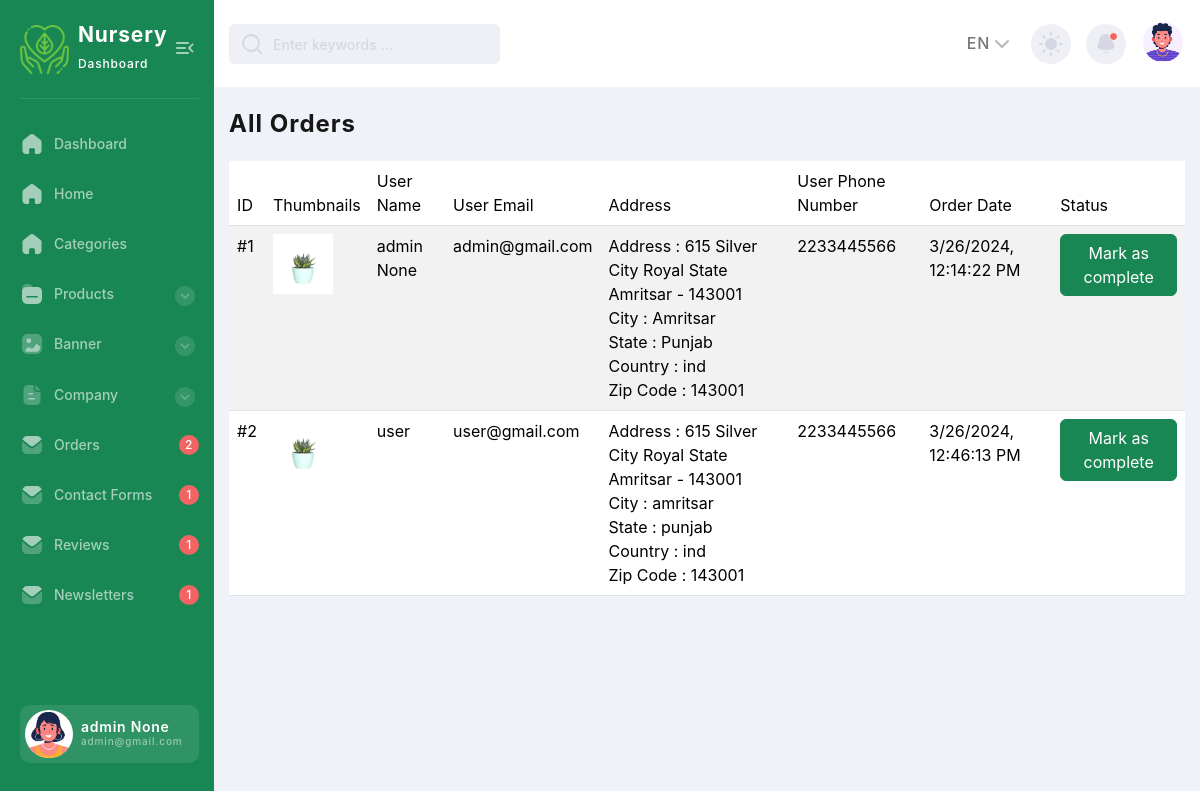
The page /orders/ (signed in) on the database its author committed.
### backend/models.py (models this page shows, shortened)
class Company(models.Model):
    class Meta:
        db_table = "company"
        verbose_name = 'Company'
        verbose_name_plural = 'Companies'
    name = models.CharField(max_length=255)
    description = models.TextField(null=True,blank=True)
    email = models.CharField(max_length = 255)
    phone_number = models.CharField(max_length = 14)
    logo = models.ImageField(upload_to='logo/',null=True,blank=True)
    favicon = models.ImageField(upload_to='favicon/',null=True,blank=True)
    address = models.CharField(max_length = 255,null=True,blank=True)
    currency_symbol = models.TextField(blank=True,default="₹")

class Users(AbstractUser):
    username = None  # Remove the username field
    email = models.EmailField(unique=True)
    first_name = models.CharField(max_length=30)
    last_name = models.CharField(max_length=30,null=True,blank=True)
    date_of_birth = models.DateField(null=True, blank=True)
    USERNAME_FIELD = 'email'
    REQUIRED_FIELDS = ['first_name']  # Add any other required fields
    objects = CustomUserManager()

class Orders(models.Model):
    class Meta:
        db_table = "orders"
        verbose_name = 'Order'
        verbose_name_plural = 'Orders'
    user = models.ForeignKey(Users,on_delete=models.CASCADE)
    address = models.ForeignKey(UserAddress,on_delete = models.CASCADE)
    products = models.TextField()
    total_price = models.CharField(max_length = 255)
    date_time = models.CharField(max_length = 255)
    is_completed = models.BooleanField(default=False,null=True,blank=True)

class Images(models.Model):
    class Meta:
        db_table = 'images'
        managed = True
        verbose_name = 'Image'
        verbose_name_plural = 'Images'
    image = models.ImageField(upload_to='images/')
    product = models.ForeignKey(Products,on_delete=models.CASCADE)

class UserAddress(models.Model):
    class Meta:
        db_table = "UserAddress"
        verbose_name = 'User Address'
        verbose_name_plural = 'User Addresses'
    user = models.ForeignKey(Users,on_delete = models.CASCADE)
    first_name = models.CharField(max_length = 255)
    last_name = models.CharField(max_length = 255,null=True,blank=True)
    email = models.EmailField()
    company_name = models.CharField(max_length= 255,null=True,blank=True)
    address = models.CharField(max_length = 255)
    city = models.CharField(max_length = 255)
    state = models.CharField(max_length=255)
    order_notes = models.TextField(null=True,blank=True)
    country = models.CharField(max_length = 255)
    pin_code = models.CharField(max_length = 20)
    phone_number = models.CharField(max_length = 255)

### backend/views.py (the view)
# urls.py: path('orders/',bViews.AllOrders,name="orders"),
def AllOrders(request):
    if is_loggin(request):
        if is_admin(request):
            orders = Orders.objects.all()
            return render(request,"all/admin-orders.html",{"orders":orders})
        orders = Orders.objects.filter(user = request.user.id)
        return render(request,"all/orders.html",{"orders":orders})
    return redirect('login')

### backend/views.py (called while the page is built)
def is_admin(request):
    if request.user.is_superuser:
        return True
    return False

def is_loggin(request):
    if request.user.is_authenticated:
        return True
    return False

### frontend/templatetags/custom_filter.py (called while the page is built)
@register.filter
def eval_val(value):
    return eval(value)

### backend/templates/all/admin-orders.html (shortened to what this page needs)
{% extends "masters/admin_master.html" %}
{% block page-name %}
  All Orders
{% endblock page-name %}
{% block body %}
{% load custom_filter %}
    <div class="all-products-wrapper">
        <table class="table table-striped">
            <thead>
                <tr>
                    <td>ID</td>
                    <td>Thumbnails</td>
                    <td>User Name</td>
                    <td>User Email</td>
                    <td>Address</td>
                    <td>User Phone Number</td>
                    <td>Order Date</td>
                    <td>Status</td>
                </tr>
            </thead>
            <tbody>
                {% for order in orders %}
                  <tr>
                    <td>#{{order.id}}</td>
                    <td>
                        {% for product_id in order.products|eval_val%}
                        {% for image in first_images  %}
                        {% if image.product.id == product_id %}
                        <img src="/media/{{image.image}}" class="thumbnail" alt="">
                        {% endif %}
                        {% endfor %}
                        {% endfor %}
                    </td>
                    <td>{{order.user.first_name}} {{order.user.last_name}}</td>
                    <td>{{order.address.email}}</td>
                    <td>
                        Address : {{order.address.address}}
                        <br>
                        City : {{order.address.city}}
                        <br>
                        State : {{order.address.state}}
                        <br>
                        Country : {{order.address.country}}
                        <br>
                        Zip Code : {{order.address.pin_code}}
                        <br>
                        </td>
                    <td>{{order.address.phone_number}}</td>
                    <td>
                        {{order.date_time}}
                    </td>
                    <td>
                        {% if order.is_completed %}
                          Completed ✔️
                          {%else%}
                          <form action="{%url 'complete-order'%}" method="post">
                            <button class="btn btn-success">Mark as complete</button>
                          </form>
                        {% endif %}
                    </td>
                  </tr>
                {% endfor %}
            </tbody>
        </table>
    </div>
{% endblock body %}

### backend/templates/masters/admin_master.html (shortened to what this page needs)
<!DOCTYPE html>
<html lang="en">
<head>
    {% load static %}
    <link href="https://cdn.jsdelivr.net/npm/bootstrap@5.3.3/dist/css/bootstrap.min.css" rel="stylesheet">
  <link rel="stylesheet" href="{% static 'css/backend_style.min.css' %}">
</head>
<body>
    <div class="page-flex">
<aside class="sidebar">
    <div class="sidebar-start">
        <div class="sidebar-head">
            <a href="{%url 'dashboard'%}" class="logo-wrapper" title="Home">
                <div class="logo" style="background: none;">
                    <img src="/media/{{company.logo}}" alt="">
                </div>
                <div class="logo-text">
                    <span class="logo-title">{% if company.name %}
                      {{company.name}}
                      {%else%}
                      Nursery
                    {% endif %}</span>
                    <span class="logo-subtitle">Dashboard</span>
                </div>
            </a>
            <button class="sidebar-toggle transparent-btn" title="Menu" type="button">
                <span class="icon menu-toggle" aria-hidden="true"></span>
            </button>
        </div>
        <div class="sidebar-body">
            <ul class="sidebar-body-menu">
                <li>
                    <a href="{%url 'dashboard'%}" data-active-url="{%url 'dashboard'%}"><span class="icon home" aria-hidden="true"></span>Dashboard</a>
                </li>
                <li>
                    <a href="/"><span class="icon home" aria-hidden="true"></span>Home</a>
                </li>
                <li>
                    <a href="{%url 'all-categories'%}" data-active-url="{%url 'all-categories'%}"><span class="icon home" aria-hidden="true"></span>Categories</a>
                </li>
                <li>
                    <a class="show-cat-btn" href="##" data-active-url="{%url 'all-products'%}" data-active-url-add="{%url 'add-product'%}">
                        <span class="icon folder" aria-hidden="true"></span>Products
                        <span class="category__btn transparent-btn" title="Open list">
                            <span class="icon arrow-down" aria-hidden="true"></span>
                        </span>
                    </a>
                    <ul class="cat-sub-menu">
                        <li>
                        </li>
                        <li>
                        </li>
                    </ul>
                </li>
                <li>
                    <a class="show-cat-btn" href="##" data-active-url="{%url 'all-banners'%}" data-active-url-add="{%url 'add-banner'%}">
                        <span class="icon image" aria-hidden="true"></span>Banner
                        <span class="category__btn transparent-btn" title="Open list">
                            <span class="icon arrow-down" aria-hidden="true"></span>
                        </span>
                    </a>
                    <ul class="cat-sub-menu">
                        <li>
                        </li>
                        <li>
                        </li>
                    </ul>
                </li>
                <li>
                    <a class="show-cat-btn" href="##" data-active-url-add="{%url 'add-company'%}" data-active-url="{%url 'edit-company'%}">
                        <span class="icon paper" aria-hidden="true"></span>Company
                        <span class="category__btn transparent-btn" title="Open list">
                            <span class="icon arrow-down" aria-hidden="true"></span>
                        </span>
                    </a>
                    <ul class="cat-sub-menu">
                        <li>
                        </li>
                        <li>
                        </li>
                    </ul>
                </li>
                <li>
                    <a href="{%url 'admin-orders'%}" data-active-url="{%url 'admin-orders'%}">
                        <span class="icon message" aria-hidden="true"></span>
                        Orders
                    </a>
                    <span class="msg-counter">{{new_orders}}</span>
                </li>
                <li>
                    <a href="{%url 'contact-forms'%}" data-active-url="{%url 'contact-forms'%}">
                        <span class="icon message" aria-hidden="true"></span>
                        Contact Forms
                    </a>
                    <span class="msg-counter">{{new_contactforms}}</span>
                </li>
                <li>
                    <a href="{%url 'all-reviews'%}" data-active-url="{%url 'all-reviews'%}">
                        <span class="icon message" aria-hidden="true"></span>
                        Reviews
                    </a>
                    <span class="msg-counter">{{new_reviews}}</span>
                </li>
                <li>
                    <a href="{%url 'newsletters'%}" data-active-url="{%url 'newsletters'%}">
                        <span class="icon message" aria-hidden="true"></span>
                        Newsletters
                    </a>
                    <span class="msg-counter">{{new_newsletters}}</span>
                </li>
            </ul>
        </div>
    </div>
    <div class="sidebar-footer">
        <a href="{%url 'dashboard'%}" class="sidebar-user">
            <span class="sidebar-user-img">
                <picture><source srcset="{% static 'images/avatar/avatar-illustrated-01.webp' %}" type="image/webp"><img src="{% static 'images/avatar/avatar-illustrated-01.webp' %}" alt="User name"></picture>
            </span>
            <div class="sidebar-user-info">
                <span class="sidebar-user__title">{{request.user.first_name}} {{request.user.last_name}}</span>
                <span class="sidebar-user__subtitle">{{request.user.email}}</span>
            </div>
        </a>
    </div>
</aside>
<div class="main-wrapper">
    <nav class="main-nav--bg">
    <div class="container main-nav">
        <div class="main-nav-start">
        <div class="search-wrapper">
            <i data-feather="search" aria-hidden="true"></i>
            <input type="text" placeholder="Enter keywords ..." required>
        </div>
        </div>
        <div class="main-nav-end">
        <div class="lang-switcher-wrapper">
            <button class="lang-switcher transparent-btn" type="button">
            EN
            <i data-feather="chevron-down" aria-hidden="true"></i>
            </button>
        </div>
        <button class="theme-switcher gray-circle-btn" type="button" title="Switch theme">
            <i class="sun-icon" data-feather="sun" aria-hidden="true"></i>
        </button>
        <div class="notification-wrapper">
            <button class="gray-circle-btn dropdown-btn" title="To messages" type="button">
            <span class="icon notification active" aria-hidden="true"></span>
            </button>
        </div>
        <div class="nav-user-wrapper">
            <button href="##" class="nav-user-btn dropdown-btn" title="My profile" type="button">
            <span class="nav-user-img">
                <picture><source srcset="{% static 'images/avatar/avatar-illustrated-02.webp' %}" type="image/webp"><img src="{% static 'images/avatar/avatar-illustrated-02.webp' %}" alt="User name"></picture>
            </span>
            </button>
        </div>
        </div>
    </div>
    </nav>
<main class="main users chart-page" id="skip-target">
    <div class="container">
        <h2 class="main-title">
            {% block page-name %}{% endblock page-name %}
        </h2>
    {% block body %}
    {% endblock body %}
    </div>
</main>
</div>
</div>
</body>
</html>

### backend/templates/all/admin-orders.html (style rules this page uses)
.thumbnail { max-width: 200px; }

### rows shown on the page
Company: logo (picture), name "Nursery"
Users: user.first_name "admin", user.last_name "None", user.email "admin@gmail.com"
Orders: id "1", user.first_name "admin", user.last_name "None", address.email "admin@gmail.com", address.address "615 Silver City Royal State Amritsar - 143001", address.city "Amritsar", address.state "Punjab", address.country "ind", address.pin_code "143001", address.phone_number "2233445566", date_time "3/26/2024, 12:14:22 PM"
Images: image (picture)
Orders: id "2", user.first_name "user", address.email "user@gmail.com", address.address "615 Silver City Royal State Amritsar - 143001", address.city "amritsar", address.state "punjab", address.country "ind", address.pin_code "143001", address.phone_number "2233445566", date_time "3/26/2024, 12:46:13 PM"

### other values the page prints
{{ new_orders }} "2"
{{ new_contactforms }} "1"
{{ new_reviews }} "1"
{{ new_newsletters }} "1"
